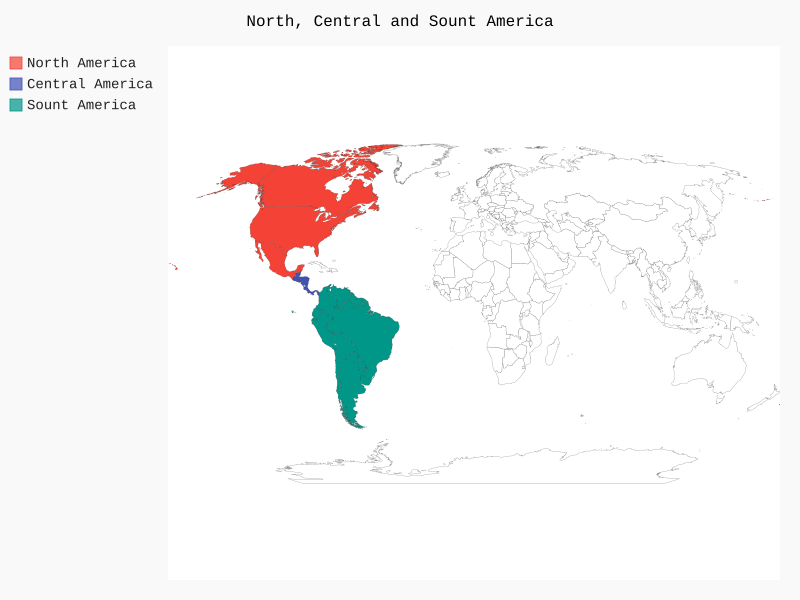

Write Python code to recreate this figure.
import pygal

mm = pygal.maps.world.World()
mm.title = 'North, Central  and Sount America'

mm.add('North America', ['ca', 'mx', 'us'])
mm.add('Central America', ['bz', 'cr', 'gt', 'hn', 'ni', 'pa', 'sv'])
mm.add('Sount America', ['ar', 'bo', 'br', 'cl', 'co', 'ec', 'gf', 'gy', 'pe',
 'py', 'sr', 'uy', 've'])

mm.render_to_file('americas.svg')
